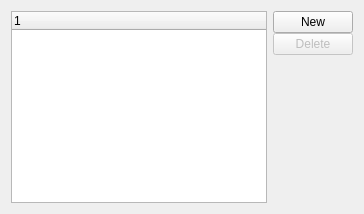
             <widget class="QWidget" name="_substitutesPage">
              <layout class="QGridLayout">
               <item row="0" column="0">
                <widget class="XTreeWidget" name="_itemtrans"/>
               </item>
               <item row="0" column="1">
                <layout class="QVBoxLayout">
                 <property name="spacing">
                  <number>0</number>
                 </property>
                 <item>
                  <widget class="QPushButton" name="_newTransform">
                   <property name="text">
                    <string>New</string>
                   </property>
                  </widget>
                 </item>
                 <item>
                  <widget class="QPushButton" name="_deleteTransform">
                   <property name="enabled">
                    <bool>false</bool>
                   </property>
                   <property name="text">
                    <string>Delete</string>
                   </property>
                  </widget>
                 </item>
                 <item>
                  <spacer>
                   <property name="orientation">
                    <enum>Qt::Vertical</enum>
                   </property>
                   <property name="sizeType">
                    <enum>QSizePolicy::Expanding</enum>
                   </property>
                   <property name="sizeHint" stdset="0">
                    <size>
                     <width>10</width>
                     <height>0</height>
                    </size>
                   </property>
                  </spacer>
                 </item>
                </layout>
               </item>
              </layout>
             </widget>
